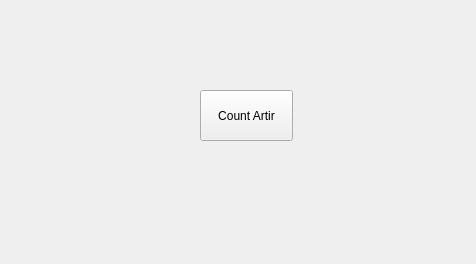
<?xml version="1.0" encoding="UTF-8"?>
<ui version="4.0">
 <class>Daire1</class>
 <widget class="QWidget" name="Daire1">
  <property name="geometry">
   <rect>
    <x>0</x>
    <y>0</y>
    <width>476</width>
    <height>264</height>
   </rect>
  </property>
  <property name="windowTitle">
   <string>Daire1 test pop-up</string>
  </property>
  <widget class="QPushButton" name="countartir">
   <property name="geometry">
    <rect>
     <x>200</x>
     <y>90</y>
     <width>93</width>
     <height>51</height>
    </rect>
   </property>
   <property name="text">
    <string>Count Artir</string>
   </property>
  </widget>
 </widget>
 <resources/>
 <connections/>
</ui>
